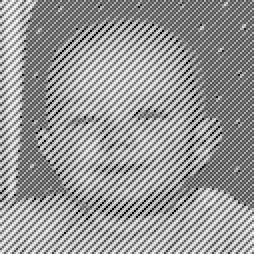
%> input picture outros/dct-teste/bebe.bmp, 128 x 128 px (shown 2 times larger)
$ octave dct_script.m   (GNU Octave 9; MATLAB toolbox functions it lacks are replaced by stand-ins)
%> lines starting %> are read from the running program, lines starting %| are printed output that depends on the picture
parBoxCox = 0.15;
data = imread('bebe.bmp');
%> data is the input picture: size 128x128x3 uint8; min 0, max 255, mean 152.8
dataTrans = (1+(abs(dct2(rgb2gray(data))))).^parBoxCox;
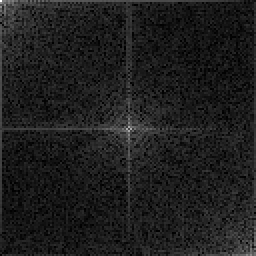
%> dataTrans: size 128x128 double (shown 2 times larger); min 1, max 4.4, mean 1.41; drawn with min black and max white
dataTrans = floor(dataTrans*255/max(dataTrans(:)));
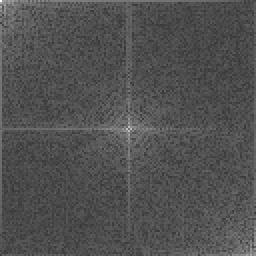
%> dataTrans: size 128x128 double (shown 2 times larger); min 57, max 255, mean 81.1
imagesc(dataTrans);colormap gray
